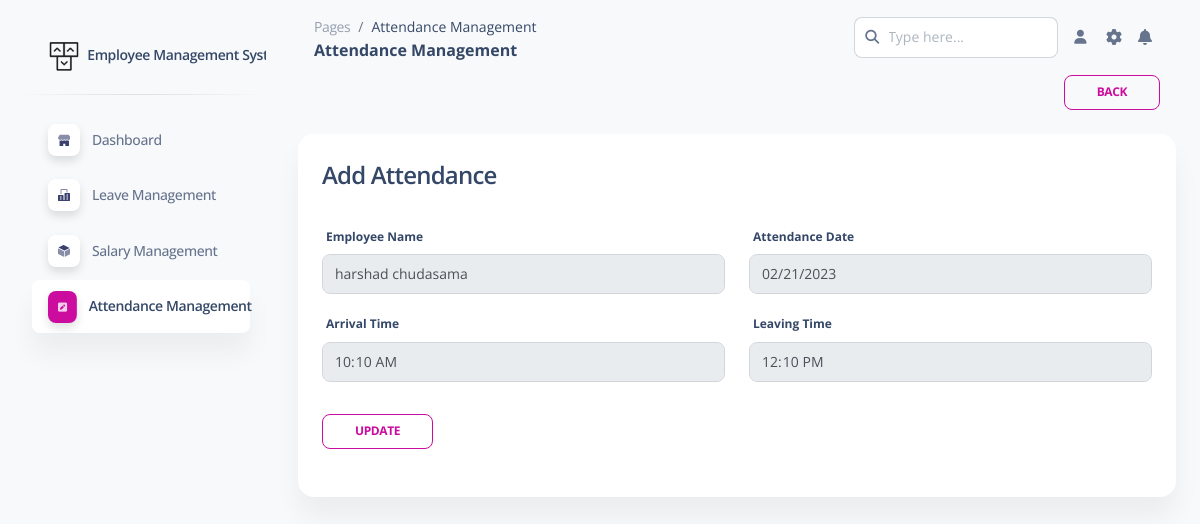
/pages/edit_attendance_emp.php?id=10, run on the app's committed database.
### tables this page shows
CREATE TABLE `attendance__tbl` (
  `id` int(20) NOT NULL,
  `emp_id` int(20) NOT NULL,
  `attendance_days` varchar(255) NOT NULL,
  `attendance_status` enum('0','1') NOT NULL COMMENT '0=Absent\r\n1=Present',
  `arrival_time` varchar(255) NOT NULL,
  `leaving_time` varchar(255) NOT NULL
);

CREATE TABLE `user__tbl` (
  `Id` int(20) NOT NULL,
  `user_fname` varchar(255) NOT NULL,
  `user_lname` varchar(255) NOT NULL,
  `user_email` varchar(255) DEFAULT NULL,
  `user_contact` bigint(12) NOT NULL,
  `user_dob` date DEFAULT NULL,
  `user_role` enum('0','1','2') NOT NULL COMMENT '0 = Employee\r\n1 = HR\r\n2 = Owner',
  `user_address` varchar(255) DEFAULT NULL,
  `user_profile_pic` varchar(255) DEFAULT NULL,
  `User_pass` varchar(255) NOT NULL
);

### pages/edit_attendance_emp.php (the view, shortened to what this page needs)
<?php
    $conn=mysqli_connect("localhost","root","","employee_management")or die("error in connection");
    $e_id=$_GET['id'];
?>
<!DOCTYPE html>
<html lang="en">
<head>
  <link href="../assets/css/nucleo-icons.css" rel="stylesheet" />
  <link href="../assets/css/nucleo-svg.css" rel="stylesheet" />
  <link href="../assets/css/nucleo-svg.css" rel="stylesheet" />
  <link id="pagestyle" href="../assets/css/soft-ui-dashboard.css?v=1.0.6" rel="stylesheet" />
</head>
<body class="g-sidenav-show  bg-gray-100">
  <aside class="sidenav navbar navbar-vertical navbar-expand-xs border-0 border-radius-xl my-3 fixed-start ms-3 " id="sidenav-main">
    <div class="sidenav-header">
      <a class="navbar-brand m-0"  target="_blank">
        <img src="../assets/img/logo-ct-dark.png" class="navbar-brand-img h-100" alt="main_logo">
        <span class="ms-1 font-weight-bold">Employee Management System</span>
      </a>
    </div>
    <hr class="horizontal dark mt-0">
    <div class="collapse navbar-collapse  w-auto " id="sidenav-collapse-main">
      <ul class="navbar-nav">
        <li class="nav-item">
          <a class="nav-link  " href="dashboard.php">
            <div class="icon icon-shape icon-sm shadow border-radius-md bg-white text-center me-2 d-flex align-items-center justify-content-center">
            </div>
            <span class="nav-link-text ms-1">Dashboard</span>
          </a>
        </li>
        <li class="nav-item">
          <a class="nav-link" href="leave_index.php">
            <div class="icon icon-shape icon-sm shadow border-radius-md bg-white text-center me-2 d-flex align-items-center justify-content-center">
            </div>
            <span class="nav-link-text ms-1">Leave Management</span>
          </a>
        </li>
        <li class="nav-item">
          <a class="nav-link  " href="sal_index.php">
            <div class="icon icon-shape icon-sm shadow border-radius-md bg-white text-center me-2 d-flex align-items-center justify-content-center">
            </div>
            <span class="nav-link-text ms-1">Salary Management</span>
          </a>
        </li>
        <li class="nav-item">
          <a class="nav-link active" href="attendence_index_emp.php">
            <div class="icon icon-shape icon-sm shadow border-radius-md bg-white text-center me-2 d-flex align-items-center justify-content-center">
            <i class="fa fa-pencil-square" aria-hidden="true"></i>
            </div>
            <span class="nav-link-text ms-1">Attendance Management</span>
          </a>
        </li>
      </ul>
    </div>
  </aside>
  <main class="main-content position-relative max-height-vh-100 h-100 border-radius-lg ">
    <nav class="navbar navbar-main navbar-expand-lg px-0 mx-4 shadow-none border-radius-xl" id="navbarBlur" navbar-scroll="true">
      <div class="container-fluid py-1 px-3">
        <nav aria-label="breadcrumb">
          <ol class="breadcrumb bg-transparent mb-0 pb-0 pt-1 px-0 me-sm-6 me-5">
            <li class="breadcrumb-item text-sm"><a class="opacity-5 text-dark" href="javascript:;">Pages</a></li>
            <li class="breadcrumb-item text-sm text-dark active" aria-current="page">Attendance Management</li>
          </ol>
          <h6 class="font-weight-bolder mb-0">Attendance Management</h6>
        </nav>
        <div class="collapse navbar-collapse mt-sm-0 mt-2 me-md-0 me-sm-4" id="navbar">
          <div class="ms-md-auto pe-md-3 d-flex align-items-center">
            <div class="input-group">
              <span class="input-group-text text-body"><i class="fas fa-search" aria-hidden="true"></i></span>
              <input type="text" class="form-control" placeholder="Type here...">
            </div>
          </div>
          <ul class="navbar-nav  justify-content-end">
            <li class="nav-item d-flex align-items-center">
              <a href="profile2.php" class="nav-link text-body font-weight-bold px-0">
                <i class="fa fa-user me-sm-1"></i>
              </a>
            </li>
            <li class="nav-item px-3 d-flex align-items-center">
                <i class="fa fa-cog fixed-plugin-button-nav cursor-pointer"></i>
            </li>
            <li class="nav-item dropdown pe-2 d-flex align-items-center">
                <i class="fa fa-bell cursor-pointer"></i>
            </li>
          </ul>
        </div>
      </div>
    </nav>
    <div class="container">
    <div class="row">
      <div class="col-md-12">
          <a class="btn btn-outline-primary btn-sm mb-0 me-3" style="float:right;" href="attendence_index_emp.php">Back</a>
      </div>
    </div>
    </div>
    <div class="container-fluid py-4">
      <div class="row">
        <div class="col-12">
          <div class="card mb-4">
            <div class="card-header pb-0">
              <h4>Add Attendance</h4>
            </div>
            <div class="card-body px-0 pt-0 pb-2">
              <div class="table-responsive p-0">
                <table class="table align-items-center mb-0">
                  <tbody>
                  <?php
                  $querys="select * from attendance__tbl where id = '$e_id'";
                  $results=mysqli_query($conn,$querys);
                    while($row=mysqli_fetch_array($results)){
                        $user = $row['emp_id'];
                    ?>
                  <div class="card-body">
                      <form role="form" method="POST">
                        <div class="row">
                          <div class="col-md-6">
                            <label>Employee Name</label>
                            <div class="mb-3">
                            <?php
                                $querysss="select * from user__tbl where id = '$user'";
                                $resultsss=mysqli_query($conn,$querysss);
                                while($rowss=mysqli_fetch_array($resultsss))
                                {
                                $option = $rowss['user_fname']." ".$rowss['user_lname'];
                                $id = $rowss['Id']; ?>
                                    <input type="text" name="test" id="attendance_name" class="form-control" value="<?=  $option ;?> " readonly>
                                <?php }
                            ?>
                          </div>
                          </div>
                          <div class="col-md-6">
                            <label>Attendance Date</label>
                            <div class="mb-3">
                              <input type="date" class="form-control" placeholder="Attendance Date" aria-label="Attendance Date" aria-describedby="Attendance Date-addon" name="attendance_days" value="<?php echo $row['attendance_days']; ?>"readonly>
                            </div>
                          </div>
                          <div class="col-md-6">
                            <label>Arrival Time</label>
                            <div class="mb-3">
                            <?php
                                $date = date('Y-m-d');
                                   if($date==$row['attendance_days'])
                                   {
                                ?>
                              <input type="time" class="form-control" placeholder="Arrival Time" aria-label="Arrival Time" aria-describedby="Arrival Time" name="arrival_time" value="<?php echo $row['arrival_time']; ?>">
                              <?php
                                   }
                                   else
                                   {
                              ?>
                              <input type="time" class="form-control" placeholder="Arrival Time" aria-label="Arrival Time" aria-describedby="Arrival Time" name="arrival_time" value="<?php echo $row['arrival_time']; ?>"readonly>
                              <?php
                                   }
                              ?>
                            </div>
                          </div>
                          <div class="col-md-6">
                            <label>Leaving Time</label>
                            <div class="mb-3">
                            <?php
                                $date = date('Y-m-d');
                                   if($date==$row['attendance_days'])
                                   {
                                ?>
                              <input type="time" class="form-control" placeholder="Leaving Time" aria-label="Leaving Time" aria-describedby="Leaving Time" name="leaving_time" value="<?php echo $row['leaving_time']; ?>">
                              <?php
                                   }
                                   else
                                   {
                              ?>
                              <input type="time" class="form-control" placeholder="Leaving Time" aria-label="Leaving Time" aria-describedby="Leaving Time" name="leaving_time" value="<?php echo $row['leaving_time']; ?>"readonly>
                              <?php
                                   }
                              ?>
                            </div>
                          </div>
                        </div>
                        <input type="submit" value="Update" name="update" class="btn btn-outline-primary btn-sm mb-3 mt-3 me-3">
                      </form>
                    </div>
                  </table>
              </div>
            </div>
          </div>
        </div>
      </div>
    </div>
                 <?php
                    }
                ?>
  </main>
</body>
</html>

### assets/css/nucleo-svg.css (style rules this page uses)
.icon { display: inline-block; color: #111111; height: 1em; width: 1em; }
.icon-sm { height: 0.8em; width: 0.8em; }
.icon { fill: currentColor; stroke: none; }

### data on the page
attendance__tbl: attendance_days "02/21/2023", arrival_time "10:10", leaving_time "12:10"
user__tbl: test "harshad chudasama"
